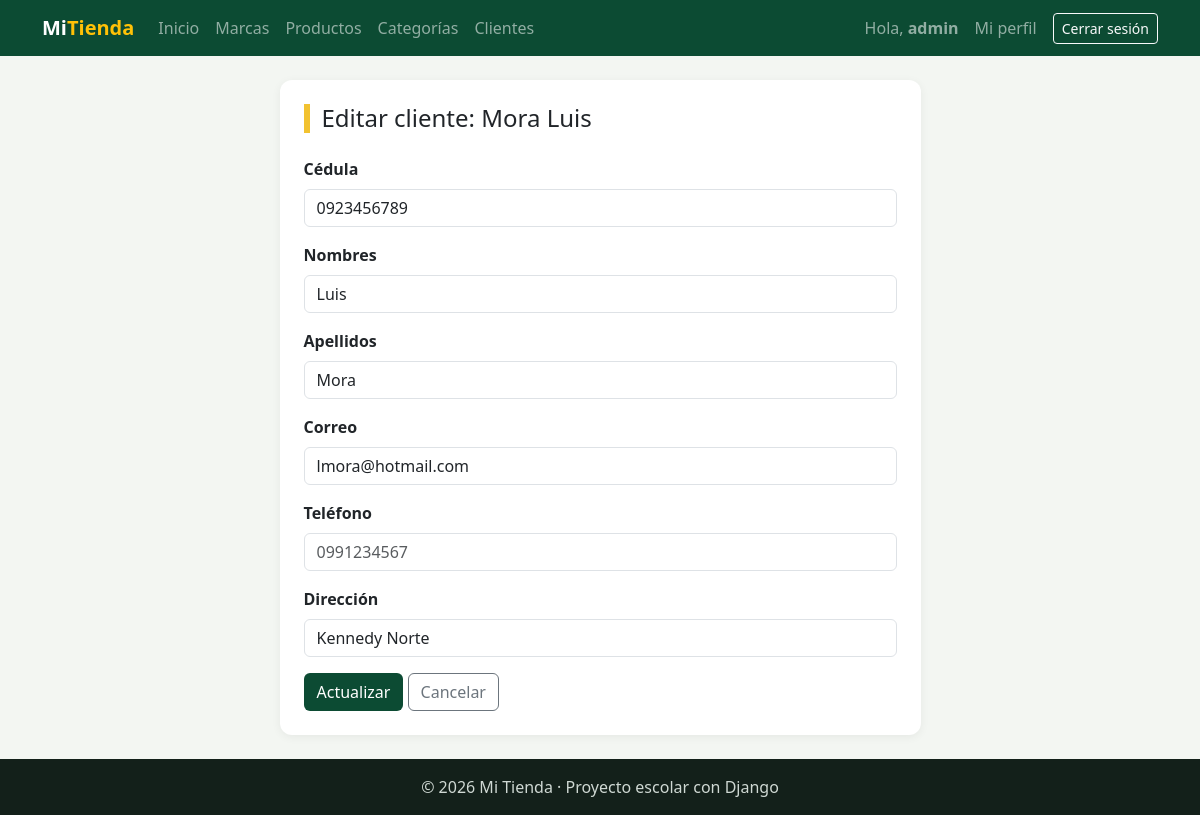
/facturacion/clientes/editar/2/ (signed in), run on the app's committed database.
### facturacion/models.py (models this page shows)
class Cliente(models.Model):
    cedula = models.CharField("Cédula", max_length=10, unique=True)   # Texto (no número): puede empezar con 0
    nombres = models.CharField(max_length=80)
    apellidos = models.CharField(max_length=80)
    email = models.EmailField("Correo", blank=True)                    # EmailField revisa que tenga formato de correo
    telefono = models.CharField("Teléfono", max_length=15, blank=True)
    direccion = models.CharField("Dirección", max_length=200, blank=True)
    fecha_registro = models.DateTimeField(auto_now_add=True)
    class Meta:
        verbose_name = "Cliente"
        verbose_name_plural = "Clientes"
        ordering = ["apellidos", "nombres"]      # Primero por apellido; si se repite, por nombre
    def __str__(self):
        return f"{self.apellidos} {self.nombres}"   # Ej: "Pérez Ana"

### facturacion/views.py (the view)
# urls.py: path("clientes/editar/<int:pk>/", views.cliente_editar, name="cliente_editar"),
@login_required
def cliente_editar(request, pk):                           # UPDATE
    cliente = get_object_or_404(Cliente, pk=pk)
    if request.method == "POST":                           # POST: actualizar
        form = ClienteForm(request.POST, instance=cliente)
        if form.is_valid():
            form.save()                                    # UPDATE
            messages.success(request, f"Cliente «{cliente}» actualizado.")
            return redirect("facturacion:cliente_lista")
        messages.error(request, "Revisa los campos marcados en rojo.")
    else:                                                  # GET: formulario lleno
        form = ClienteForm(instance=cliente)
    contexto = {"titulo": f"Editar cliente: {cliente}", "form": form, "boton": "Actualizar"}
    return render(request, "facturacion/cliente_form.html", contexto)

### facturacion/forms.py (shortened to what this page needs)
class ClienteForm(forms.ModelForm):
    class Meta:
        model = Cliente
        fields = ["cedula", "nombres", "apellidos", "email", "telefono", "direccion"]
        widgets = {
            "cedula": forms.TextInput(attrs={"class": "form-control", "placeholder": "10 dígitos", "maxlength": "10"}),
            "nombres": forms.TextInput(attrs={"class": "form-control", "placeholder": "Ej: Ana María"}),
            "apellidos": forms.TextInput(attrs={"class": "form-control", "placeholder": "Ej: Pérez Mora"}),
            "email": forms.EmailInput(attrs={"class": "form-control", "placeholder": "correo@ejemplo.com"}),
            "telefono": forms.TextInput(attrs={"class": "form-control", "placeholder": "0991234567"}),
            "direccion": forms.TextInput(attrs={"class": "form-control"}),
        }

### facturacion/templates/facturacion/cliente_form.html (shortened to what this page needs)
{% extends "base.html" %}
{% block contenido %}
<div class="row justify-content-center">
    <div class="col-lg-7">
        <div class="tarjeta">
            <h1 class="h4 titulo-pagina mb-4">{{ titulo }}</h1>
            <form method="post" novalidate>
                {% for campo in form %}
                    <div class="mb-3">
                        <label class="form-label fw-semibold" for="{{ campo.id_for_label }}">{{ campo.label }}</label>
                        {{ campo }}
                    </div>
                {% endfor %}
                <button type="submit" class="btn btn-verde">{{ boton }}</button>
                <a href="{% url 'facturacion:cliente_lista' %}" class="btn btn-outline-secondary">Cancelar</a>
            </form>
        </div>
    </div>
</div>
{% endblock %}

### templates/base.html (shortened to what this page needs)
{% load static %}
<!DOCTYPE html>
<html lang="es">
<head>
    <link href="https://cdn.jsdelivr.net/npm/bootstrap@5.3.3/dist/css/bootstrap.min.css" rel="stylesheet">
    <link rel="stylesheet" href="{% static 'css/estilos.css' %}">
</head>
<body>
    <nav class="navbar navbar-expand-lg navbar-dark barra">
        <div class="container">
            <a class="navbar-brand fw-bold" href="{% url 'home' %}">Mi<span class="text-warning">Tienda</span></a>
            <div class="collapse navbar-collapse" id="menu">
                <ul class="navbar-nav me-auto">
                    <li class="nav-item"><a class="nav-link" href="{% url 'home' %}">Inicio</a></li>
                    {% if user.is_authenticated %}
                        <li class="nav-item"><a class="nav-link" href="{% url 'facturacion:marca_lista' %}">Marcas</a></li>
                        <li class="nav-item"><a class="nav-link" href="{% url 'facturacion:producto_lista' %}">Productos</a></li>
                        <li class="nav-item"><a class="nav-link" href="{% url 'facturacion:categoria_lista' %}">Categorías</a></li>
                        <li class="nav-item"><a class="nav-link" href="{% url 'facturacion:cliente_lista' %}">Clientes</a></li>
                    {% endif %}
                </ul>
                <ul class="navbar-nav align-items-lg-center gap-2">
                    {% if user.is_authenticated %}
                        <li class="nav-item navbar-text">Hola, <b>{{ user.username }}</b></li>
                        <li class="nav-item"><a class="nav-link" href="{% url 'facturacion:mi_perfil' %}">Mi perfil</a></li>
                        <li class="nav-item">
                            <form method="post" action="{% url 'logout' %}" class="m-0">
                                <button type="submit" class="btn btn-sm btn-outline-light">Cerrar sesión</button>
                            </form>
                        </li>
                    {% else %}
                        <li class="nav-item"><a class="nav-link" href="{% url 'login' %}">Ingresar</a></li>
                        <li class="nav-item"><a class="btn btn-sm btn-warning" href="{% url 'registro' %}">Crear cuenta</a></li>
                    {% endif %}
                </ul>
            </div>
        </div>
    </nav>
    <main class="container py-4">
        {% block contenido %}{% endblock %}
    </main>
    <footer class="pie text-center py-3">© 2026 Mi Tienda · Proyecto escolar con Django</footer>
</body>
</html>

### static/css/estilos.css (style rules this page uses)
:root { --verde: #0c4b33; --verde-claro: #2f9e6e; --amarillo: #f2c230; }
body { background-color: #f3f6f2; min-height: 100vh; display: flex; flex-direction: column; }
main { flex: 1; }
.barra { background-color: var(--verde); }
.titulo-pagina { border-left: 6px solid var(--amarillo); padding-left: 12px; }
.tarjeta { background-color: white; border-radius: 12px; padding: 24px; box-shadow: 0 2px 10px rgba(0, 0, 0, .06); }
.btn-verde { background-color: var(--verde); color: white; }
.pie { background-color: #13201a; color: #cfd8d3; }

### data on the page
Cliente: form "0923456789" "Luis" "Mora" "lmora@hotmail.com" "Kennedy Norte"

### other printed values
{{ user.username }} "admin"
{{ titulo }} "Editar cliente: Mora Luis"
{{ campo.label }} "Cédula" "Nombres" "Apellidos" "Correo" "Teléfono" "Dirección"
{{ boton }} "Actualizar"
